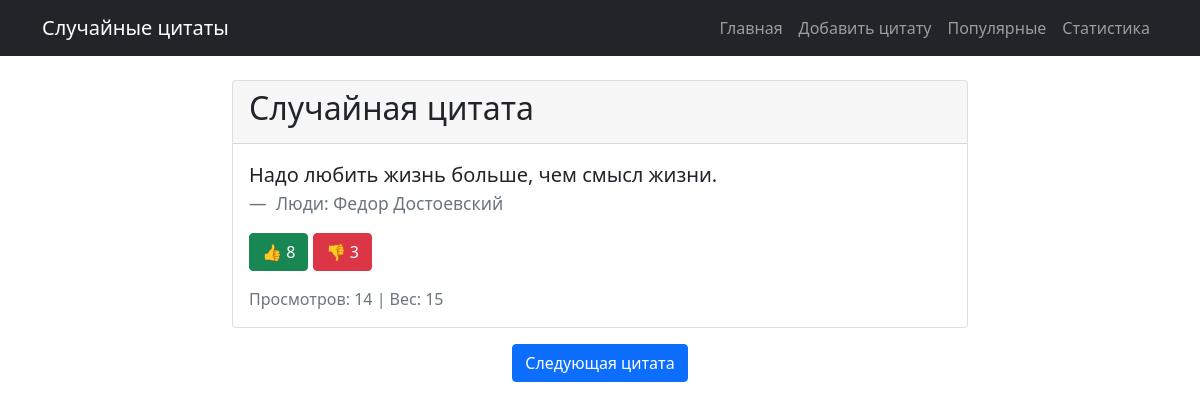
The page / on the database its author committed.
### quotes/models.py (models this page shows, shortened)
class Quote(models.Model):
    text = models.TextField(verbose_name="Текст цитаты")
    source = models.ForeignKey(Source, on_delete=models.CASCADE, verbose_name="Источник")
    weight = models.PositiveIntegerField(default=1, verbose_name="Вес")
    views = models.PositiveIntegerField(default=0, verbose_name="Просмотры")
    likes = models.PositiveIntegerField(default=0, verbose_name="Лайки")
    dislikes = models.PositiveIntegerField(default=0, verbose_name="Дизлайки")
    created_at = models.DateTimeField(auto_now_add=True)
    updated_at = models.DateTimeField(auto_now=True)
    class Meta:
        unique_together = ['text', 'source']

class Source(models.Model):
    TYPE_CHOICES = [
        ('movie', 'Фильм'),
        ('book', 'Книга'),
        ('series', 'Сериал'),
        ('game', 'Игра'),
        ('person', 'Люди'),
        ('other', 'Другое'),
    ]
    name = models.CharField(max_length=200, verbose_name="Название")
    type = models.CharField(max_length=20, choices=TYPE_CHOICES, verbose_name="Тип")
    created_at = models.DateTimeField(auto_now_add=True)
    class Meta:
        unique_together = ['name', 'type']
    def __str__(self):
        return f"{self.get_type_display()}: {self.name}"

### quotes/views.py (the view)
# urls.py: path('', views.random_quote, name='random_quote'),
def random_quote(request):
    total_weight = Quote.objects.aggregate(total=Sum('weight'))['total'] or 0
    if total_weight <= 0:
        selected_quote = None
    else:
        random_weight = random.uniform(0, total_weight)
        quotes = Quote.objects.values_list('id', 'weight').order_by('-weight')
        current = 0
        selected_quote_id = None
        for quote_id, weight in quotes:
            current += weight
            if current >= random_weight:
                selected_quote_id = quote_id
                break
        if selected_quote_id is None and quotes:
            selected_quote_id = quotes.last()[0]
        selected_quote = Quote.objects.get(id=selected_quote_id) if selected_quote_id else None
    if selected_quote:
        selected_quote.views += 1
        selected_quote.save()
        if 'viewed_quotes' not in request.session:
            request.session['viewed_quotes'] = {}
        viewed_quotes = request.session['viewed_quotes']
        viewed_quotes[str(selected_quote.id)] = {
            'can_vote': True,
            'voted': False
        }
        request.session['viewed_quotes'] = viewed_quotes
        request.session.modified = True
    return render(request, 'quotes/random_quote.html', {
        'quote': selected_quote,
        'total_quotes': Quote.objects.count()
    })

### quotes/templates/quotes/random_quote.html (shortened to what this page needs)
{% extends 'quotes/base.html' %}
{% block content %}
<div class="row justify-content-center">
    <div class="col-md-8">
        <div class="card">
            <div class="card-header">
                <h2>Случайная цитата</h2>
            </div>
            <div class="card-body">
                {% if quote %}
                    <blockquote class="blockquote">
                        <p>{{ quote.text }}</p>
                        <footer class="blockquote-footer">
                            {{ quote.source }}
                        </footer>
                    </blockquote>
                    <div class="mt-3">
                        <button onclick="rateQuote({{ quote.id }}, 'like')" class="btn btn-success">
                            👍 <span id="likes-{{ quote.id }}">{{ quote.likes }}</span>
                        </button>
                        <button onclick="rateQuote({{ quote.id }}, 'dislike')" class="btn btn-danger">
                            👎 <span id="dislikes-{{ quote.id }}">{{ quote.dislikes }}</span>
                        </button>
                    </div>
                    <div class="mt-3 text-muted">
                        Просмотров: {{ quote.views }} | Вес: {{ quote.weight }}
                    </div>
                {% else %}
                    <p>Цитат пока нет. <a href="{% url 'add_quote' %}">Добавьте первую!</a></p>
                {% endif %}
            </div>
        </div>
        <div class="mt-3 text-center">
            <a href="{% url 'random_quote' %}" class="btn btn-primary">Следующая цитата</a>
        </div>
    </div>
</div>
{% endblock %}

### rows shown on the page
Quote: text "Надо любить жизнь больше, чем смысл жизни.", source "Люди: Федор Достоевский", likes "8", dislikes "3", views "14", weight "15"
